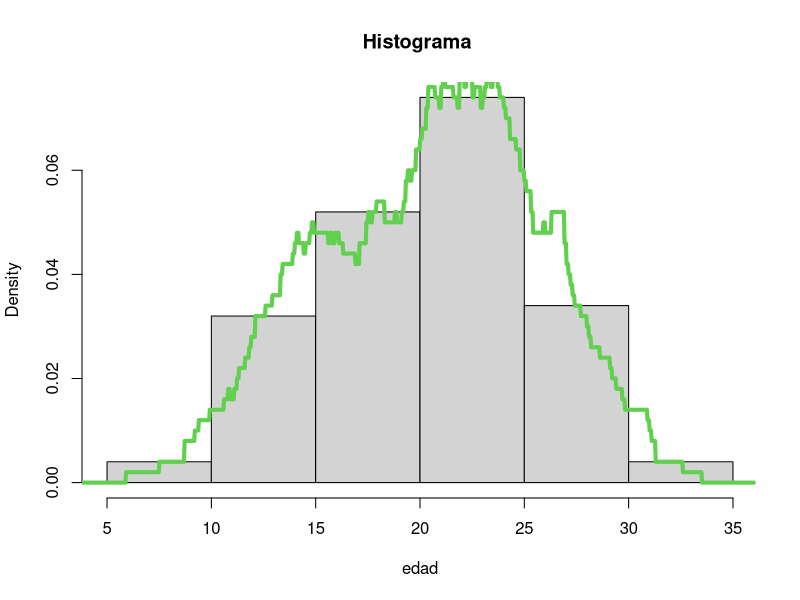
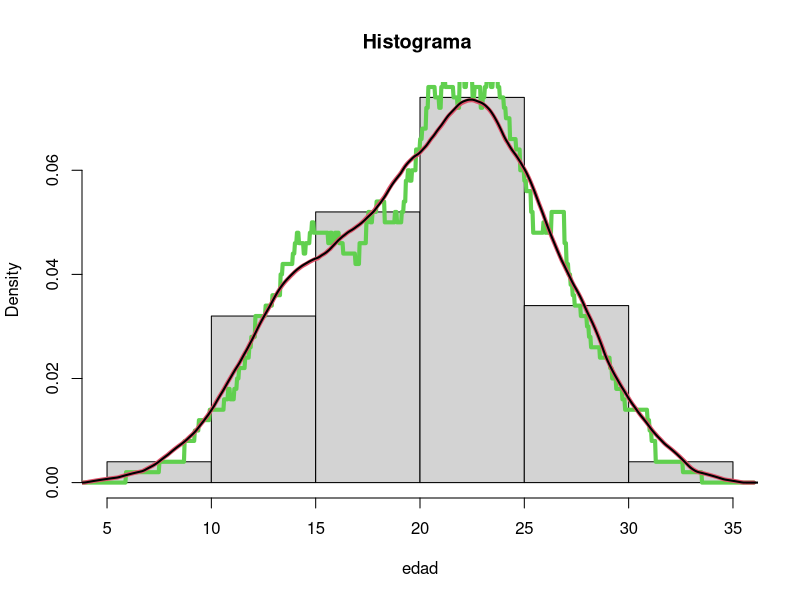
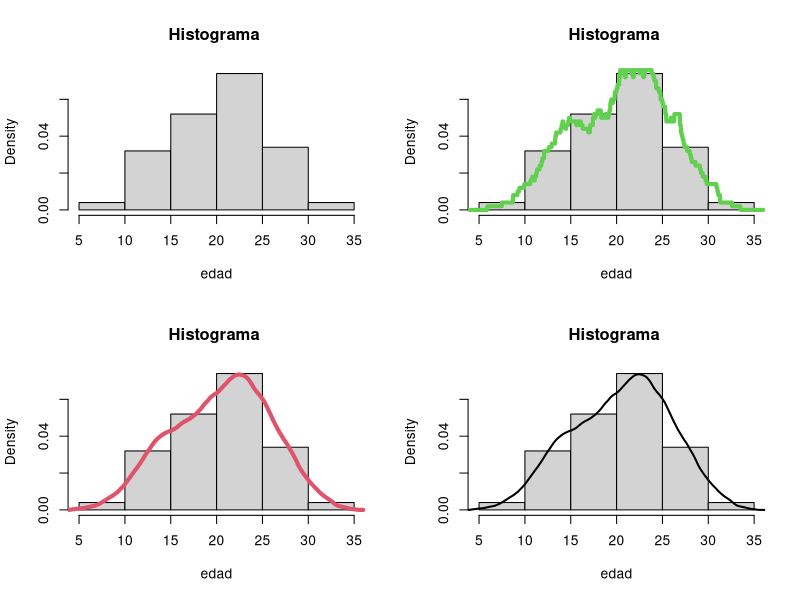
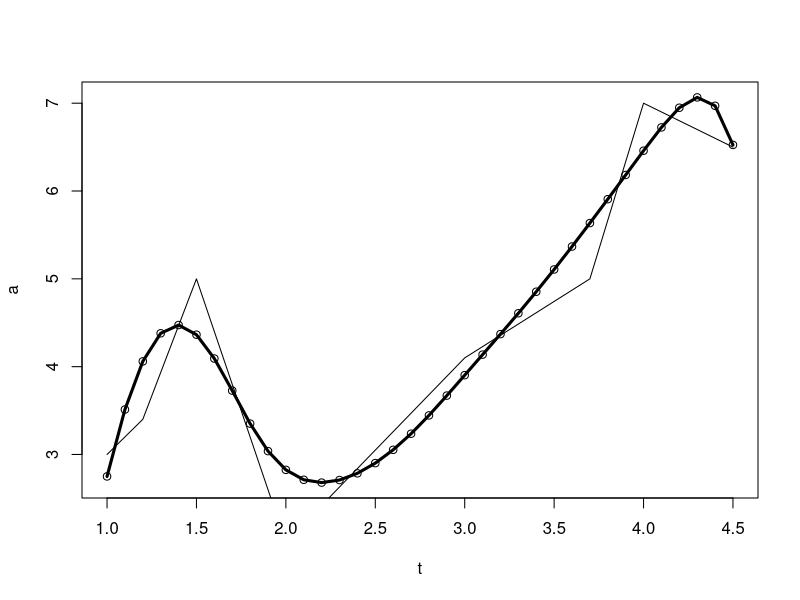

Write the R code that produced these figures, in order.

remove(list=ls())

###########################################
#### ESTIMADOR KERNELL DE LA DENSIDAD #####
###########################################

### A) Generación de la muestra
b=c(20.9,18.2,20,17.3,19.6,13.6,24.9,26.9,23.5,21.8,17,20.4,24.6,22.6,21.2,19.6,14.6,24.4,21.8,18.4,24.8,28.5,11.9,10,25.7,27.2,24.4,30.1,21.6,26,14.6,26.1,22.1,8.4,16.4,19.6,19.6,21.5,20.2,25.2,26.7,22.3,22.9,19.9,16.5,14.1,20.4,16.6,19.1,25.5,16.2,24.7,20,28.4,24.4,15.8,25.6,22.5,17.2,15.8,15.1,16.2,19.9,27.3,22.3,19.3,11.7,14.4,24.5,21.6,12.4,15.9,23.5,22.8,26.6,31,22.2,21.7,25.1,28.8,22.8,21.3,24.5,13.8,14.3,23.6,13.3,28.6,22.9,13.7,15.4,13.1,28.8,11.2,22.3,21.9,11.2,21.2,18.7,15)
n=length(b)

h=2.5
#Graficar histograma, estimador histograma y polígono de frecuencias
points=seq(min(b)-2*h, max(b)+2*h, length.out = 1000);points
fh=rep(0,length(points))
for (i in 1:length(points)){
    z=(points[i]-b)/h
    k=rep(0.5,length(z));
	for (j in 1:length(z)){if(z[j]<(-1) | z[j]>=1) k[j]=0}
    fh[i]=sum(k)/(h*n)
}
hist(b, prob=TRUE,main = paste("Histograma " ),xlab="edad")$density
lines(points,fh,col=3,lwd=4)

h=4.5
## Ciclo para el cálculo de la densidad. Epanechnicov
fe=NULL
for (i in 1:length(points)){
	z=(points[i]-b)/h
	k=3/4*(1-z*z)
	for (j in 1:length(z)){if(z[j]<(-1) | z[j]>=1) k[j]=0}
	fe[i]=sum(k)/(h*n)
}
hist(b, prob=TRUE,main = paste("Histograma " ),xlab="edad")
lines(points,fh,col=3,lwd=4)
lines(points,fe,col=2,lwd=4)
lines(density(b, bw = 2, kernel ="epanechnikov"), lwd=2)

par(mfrow=c(2,2))
	hist(b, prob=TRUE,main = paste("Histograma " ),xlab="edad")

	hist(b, prob=TRUE,main = paste("Histograma " ),xlab="edad")
	lines(points,fh,col=3,lwd=4)

	hist(b, prob=TRUE,main = paste("Histograma " ),xlab="edad")
	lines(points,fe,col=2,lwd=4)

	hist(b, prob=TRUE,main = paste("Histograma " ),xlab="edad")
	lines(density(b, bw = 2, kernel ="epanechnikov"), lwd=2)

par(mfrow=c(1,1))






###################################
#### Regresión No Paramétrica  ####
###################################


rm(list = ls())

#Datos

x=c(1,	1.2,	1.5,	2,	3,	3.7,	4,	4.5)
y=c(3,	3.4,	5,	2,	4.1,	5,	7,	6.5)


h=0.6						# Ancho de banda
t=seq(min(x), max(x), 0.1);	# Puntos a evaluar
a=rep(0,length(t))			# Guardar estimaciones

for (i in 1:length(t)){
     z=(x-t[i])/h
     #k=3/4*(1-z*z);for (j in 1:length(k)){if(z[j]<(-1) | z[j]>1) k[j]=0}
     k=(1/((2*pi)^0.5))*exp(-0.5*z*z)
     wi=k/sum(k)
     xt=x-t[i]
     xt2=(x-t[i])^2
     xt3=(x-t[i])^3
     lm1=lm(y~xt+xt2+xt3,weights=wi)   #estimador NP, polinomio local grado 3
     a[i]=lm1$coefficients[1]
}

plot(t,a)
lines(t,a,lwd=3)
lines(x,y)


# ksmooth:       R-Básico. Estimador de Nadaraya-Watson (con polinomio grado cero)
# sm.regression: función de la librería sm
